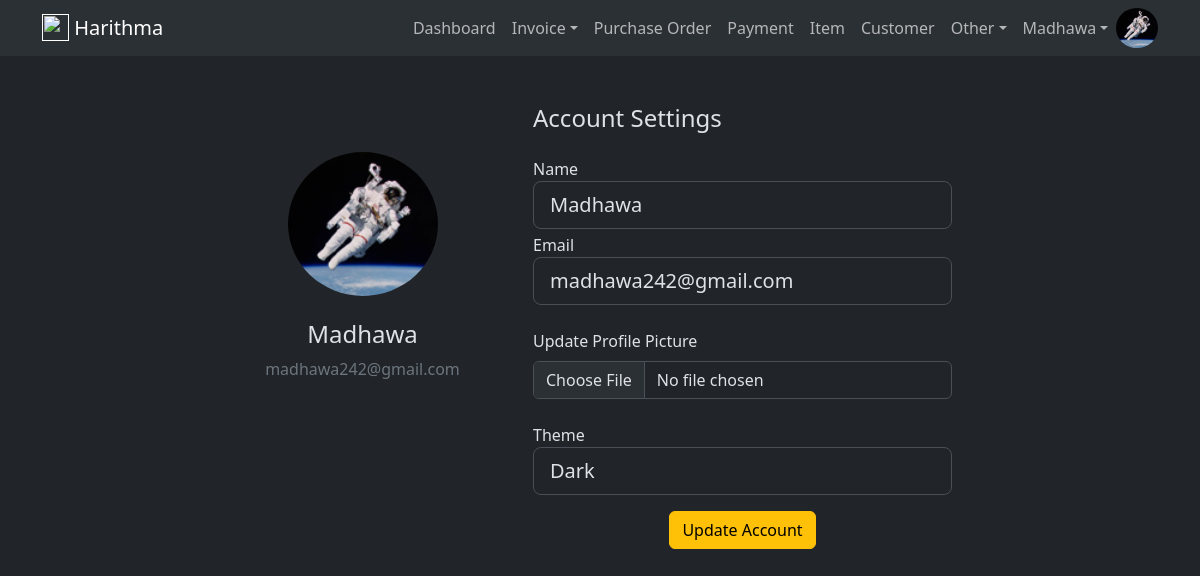
Page /account (signed in) on the committed database.
### harithmapos/models.py (models this page shows, shortened)
class User(db.Model, UserMixin):
    id = db.Column(db.Integer, primary_key=True)
    email = db.Column(db.String(120), unique=True, nullable=False)
    name = db.Column(db.String(50), nullable=False)
    image = db.Column(db.String(20), default='default.jpg')
    password = db.Column(db.String(60), nullable=False)
    ui_theme = db.Column(db.String(5), default='light')
    create_dttm = db.Column(db.DateTime, nullable=False, default=datetime.utcnow)
    update_dttm = db.Column(db.DateTime, nullable=False, default=datetime.utcnow)

### harithmapos/views/user/routes.py (the view)
@user_blueprint.route("/account", methods=['GET', 'POST'])
@login_required
def account():
    form=UserUpdateForm()
    if form.validate_on_submit():
        if form.image.data:
            if current_user.image != 'default.jpg':
                try:
                    os.remove(os.path.join('harithmapos','static','user_images', current_user.image))
                except:
                    pass
            image = save_image(form.image.data)
            current_user.image = image
        current_user.email = form.email.data
        current_user.name = form.name.data
        current_user.ui_theme = form.ui_theme.data
        db.session.commit()
        flash('Account has been updated.',category='success')
        return redirect(url_for('user_blueprint.account'))
    elif request.method == 'GET':
        form.name.data = current_user.name
        form.email.data = current_user.email
        form.ui_theme.data = current_user.ui_theme
    image_path = url_for('static', filename=f'user_images/{current_user.image}')
    print(f'{image_path = }')
    return render_template('user/account.html', title='Account', user_image_file=image_path, form=form)

### harithmapos/views/user/forms.py (shortened to what this page needs)
class UserUpdateForm(FlaskForm):
    name = StringField("Name", validators=[DataRequired(), Length(min=2, max=20)])
    email = EmailField("Email", validators=[DataRequired(), Email()])
    image = FileField('Update Profile Picture', validators=[FileAllowed(['jpg', 'png'])])
    ui_theme = SelectField('Theme', choices=config.UI_THEME_FORM_LIST)
    submit = SubmitField('Update Account')

### harithmapos/models.py (called while the page is built)
@login_manager.user_loader
def load_user(user_id):
    return User.query.get(int(user_id))

### harithmapos/templates/user/account.html (shortened to what this page needs)
{% extends 'layout/base.html' %}
{% block body %}
<div class="container rounded">
    <div class="row justify-content-center">
        <div class="col-md-3">
            <div class="d-flex flex-column align-items-center text-center p-3 py-5"><img class="rounded-circle mt-5" width="150px" src="{{ user_image_file }}">
                <h4 class="font-weight-bold mt-4">{{ current_user.name }}</h4>
                <span class="text-secondary">{{ current_user.email }}</span>
            </div>
        </div>
        <div class="col-md-5">
            <div class="p-3 py-5">
                <div class="d-flex justify-content-between align-items-center mb-3">
                    <h4 class="text-right">Account Settings</h4>
                </div>
                <div class="row mt-3">
                    <form method="POST" action="" enctype="multipart/form-data">
                        <fieldset class="form-group">
                            <div class="form-group">
                                {{ form.name.label(class="form-control-label") }}
                                {{ form.name(class="form-control form-control-lg") }}
                            </div>
                            <div class="form-group">
                                {{ form.email.label(class="form-control-label mt-1") }}
                                {% if form.email.errors %}
                                    {{ form.email(class="form-control form-control-lg is-invalid") }}
                                    <div class="invalid-feedback">
                                        {% for error in form.email.errors %}
                                            <span>{{ error }}</span>
                                        {% endfor %}
                                    </div>
                                {% else %}
                                    {{ form.email(class="form-control form-control-lg") }}
                                {% endif %}
                            </div>
                            <div class="form-group">
                                {{ form.image.label(for="formFile", class="form-label mt-4 mb-2") }}<br>
                                {{ form.image(class="form-control", type="file", id="formFile") }}<br>
                            </div>
                            <div class="form-group">
                                {{ form.ui_theme.label(class="form-control-label") }}
                                {{ form.ui_theme(class="form-control form-control-lg") }}
                            </div>
                        </fieldset>
                        <div class="form-group">
                            <div class="text-center">
                                {{ form.submit(class="btn btn-warning profile-button mt-3") }}
                            </div>
                        </div>
                    </form>
                </div>
            </div>
        </div>
    </div>
</div>
{% endblock body %}

### harithmapos/templates/layout/navbar.html (shortened to what this page needs)
<nav class="navbar navbar-expand-lg bg-body-tertiary">
    <div class="container">
        <a href="" class="navbar-brand lead">
            <img src="{{url_for('static', filename='vehical.png')}}" height="27" class="d-inline-block align-text-top">
            <b>Harithma</b>
        </a>
        <div class="collapse navbar-collapse" id="navbarCollapse">
            <ul class="navbar-nav ms-auto">
                {% if current_user.is_authenticated %}
                    <a class="nav-item nav-link" href="{{ url_for('dashboard_blueprint.dashboard') }}">Dashboard</a>
                    <li class="nav-item dropdown">
                        <a class="nav-link dropdown-toggle" href="#" role="button" data-bs-toggle="dropdown" aria-expanded="false">Invoice</a>
                    </li>
                    <a class="nav-item nav-link" href="{{ url_for('purchase_order_blueprint.purchase_order_head') }}">Purchase Order</a>
                    <a class="nav-item nav-link" href="{{ url_for('payment_blueprint.payment') }}">Payment</a>
                    <a class="nav-item nav-link" href="{{ url_for('item_blueprint.item') }}">Item</a>
                    <a class="nav-item nav-link" href="{{ url_for('customer_blueprint.customer') }}">Customer</a>
                    <li class="nav-item dropdown">
                        <a class="nav-link dropdown-toggle" href="#" role="button" data-bs-toggle="dropdown" aria-expanded="false">Other</a>
                    </li>
                    <li class="nav-item dropdown">
                        <a class="nav-link dropdown-toggle" href="#" role="button" data-bs-toggle="dropdown" aria-expanded="false">{{ current_user.name }}</a>
                    </li>
                    <img src="{{ url_for('static', filename='user_images/'+current_user.image) }}" class="rounded-circle" height="40" alt="Avatar" />
                {% else %}
                    <a class="nav-item nav-link" href="{{ url_for('user_blueprint.login') }}">Login</a>
                    <a class="nav-item nav-link" href="{{ url_for('user_blueprint.register') }}">Register</a>
                {% endif %}
            </ul>
        </div>
    </div>
</nav>

### rows in the picture
User: name "Madhawa", image (picture), email "madhawa242@gmail.com", ui_theme "Dark"
